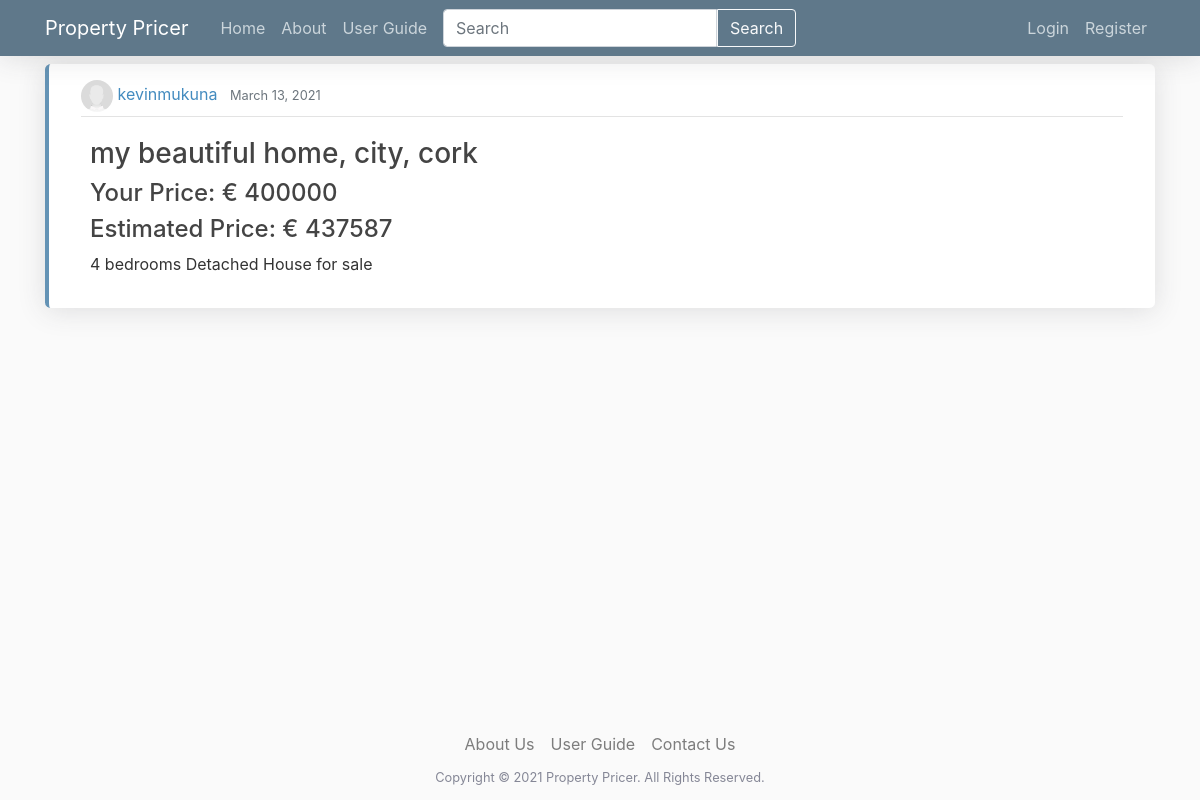
/post/kevinmukuna, run on an earlier commit of the app's database.
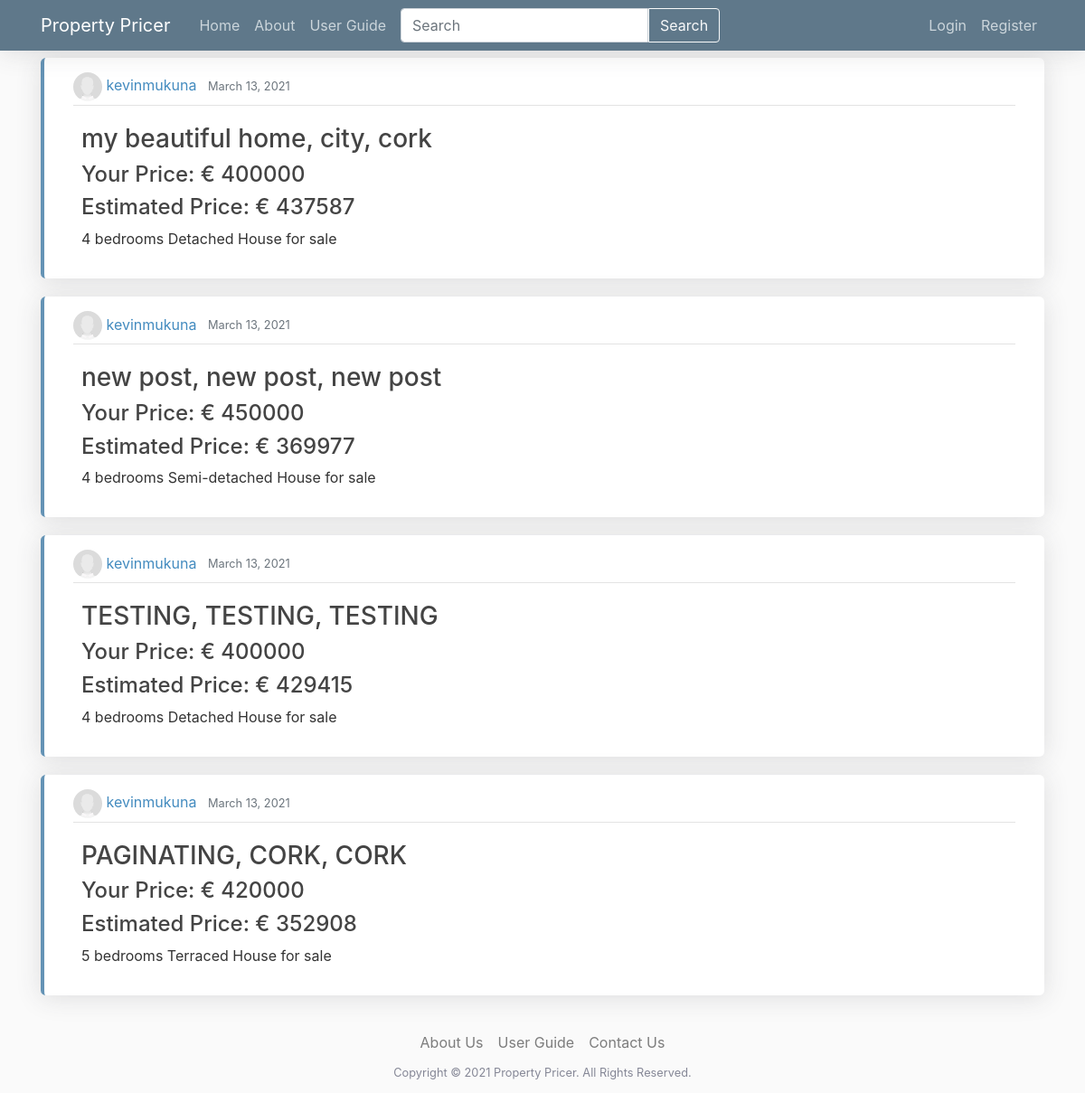
And on a later commit of the database.
### webpages/models.py (models this page shows, shortened)
class Post(models.Model):
    property_description = models.TextField(null=True, blank=True)
    address_line_1 = models.CharField(max_length=255)
    address_line_2 = models.CharField(max_length=255, null=True, blank=True)
    city = models.CharField(max_length=128, default='')
    county = models.CharField(max_length=128, default='')
    floor_plan = models.ImageField(upload_to="floor_plan", null=True, blank=True)
    property_type = models.CharField(max_length=128, default='',
                                     choices=PROPERTY_TYPE_CHOICES)
    number_of_bedrooms = models.PositiveIntegerField()
    number_of_bathrooms = models.PositiveIntegerField()
    energy_rating = models.CharField(max_length=128, default='',
                                     choices=ENERGY_RATING_CHOICES)
    size = models.PositiveIntegerField()
    date_posted = models.DateField(default=timezone.now)
    author = models.ForeignKey(User, related_name="user_posts", on_delete=models.CASCADE)
    price = models.PositiveIntegerField(null=True, blank=True, editable=True)
    estimated_price = models.PositiveIntegerField(null=False, blank=True, editable=False)
    __original_price = None
    """
        this method return a string to redirect the user after posting to that post by returning post details the
        primary key of the newly created post
    """
    """
        overwriting the django save method
        by passing in the estimated price into the price before it is saved
    """
    def save(self, force_insert=False, force_update=False, *args, **kwargs):
        estimated_price = price_pridiction_model(
            self.number_of_bedrooms,
            self.number_of_bathrooms,
            self.size,
            int(property_type_dict[self.property_type]),
            int(energy_rating_dict[self.energy_rating])
        )
        self.estimated_price = estimated_price
        super().save(force_insert, force_update, *args, **kwargs)

### userpages/models.py (models this page shows, shortened)
class Profile(models.Model):
    user = models.OneToOneField(User, on_delete=models.CASCADE)
    image = models.ImageField(default='default.jpg', upload_to='profile_pics')

### webpages/views.py (the view)
# urls.py: path('post/<str:username>', UserPostListView.as_view(), name='user-posts'),
class UserPostListView(ListView):
    model = Post
    template_name = 'webpages/user_posts.html'
    context_object_name = 'posts'
    paginate_by = 5
    def get_queryset(self):
        user = get_object_or_404(User, username=self.kwargs.get('username'))
        return Post.objects.filter(author=user).order_by('-date_posted')

### templates/webpages/user_posts.html (shortened to what this page needs)
{% extends "base.html" %}
{% block content %}
    <h1 class="mb-3"> Posts by {{ view.kwargs.username }} ({{ page_obj.paginator.count}})</h1>
    {% for post in posts %}
        {% include 'webpages/short_post.html' %}
    {% endfor %}
{% endblock content %}

### templates/webpages/short_post.html (shortened to what this page needs)
<article class="media content-section">
    <div class="media-body w-50">
        <div class="article-metadata">
            <img class="rounded-circle article-img" src="{{ post.author.profile.image.url }}">
            <a class="mr-2" href="{% url 'profile-page' post.author.username %}">{{ post.author }}</a>
            <small class="text-muted">{{ post.date_posted }}</small>
        </div>
        <div class="row">
            {% if post.post_images.all %}
                <div class="mx-auto my-auto">
            {% else %}
                <div class="mx-4">
            {% endif %}
                {% if object.address_line_2 %}
                    <h3 class="article-title mt-3"><a class="article-title" href="{% url 'post-detail' post.id %}">{{ object.address_line_1 }}, {{ post.address_line_2 }}, {{ post.city }}, {{ post.county }}</a></h3>
                {% else %}
                    <h3 class="article-title mt-3"><a class="article-title" href="{% url 'post-detail' post.id %}">{{ post.address_line_1 }}, {{ post.city }}, {{ post.county }}</a></h3>
                {% endif %}
                {% if post.price %}
                    <h4>Your Price:  € {{ post.price }}</h4>
                    <h4>Estimated Price: € {{ post.estimated_price }}</h4>
                {% else %}
                    <h4>Your Price: POA</h4>
                    <h4>Estimated Price: € {{ post.estimated_price }}</h4>
                {% endif %}
                <p>{{ post.number_of_bedrooms }} bedrooms {{ post.property_type }} for sale</p>
            </div>
        </div>
    </div>
</article>

What changed in the data, as far as the page shows it:
added Post: author.profile.image (placeholder picture), author "kevinmukuna", date_posted "March 13, 2021", address_line_1 "new post", city "new post", county "new post", price "450000", estimated_price "369977", number_of_bedrooms "4", property_type "Semi-detached House"
added Post: author.profile.image (placeholder picture), author "kevinmukuna", date_posted "March 13, 2021", address_line_1 "TESTING", city "TESTING", county "TESTING", price "400000", estimated_price "429415", number_of_bedrooms "4", property_type "Detached House"
added Post: author.profile.image (placeholder picture), author "kevinmukuna", date_posted "March 13, 2021", address_line_1 "PAGINATING", city "CORK", county "CORK", price "420000", estimated_price "352908", number_of_bedrooms "5", property_type "Terraced House"
